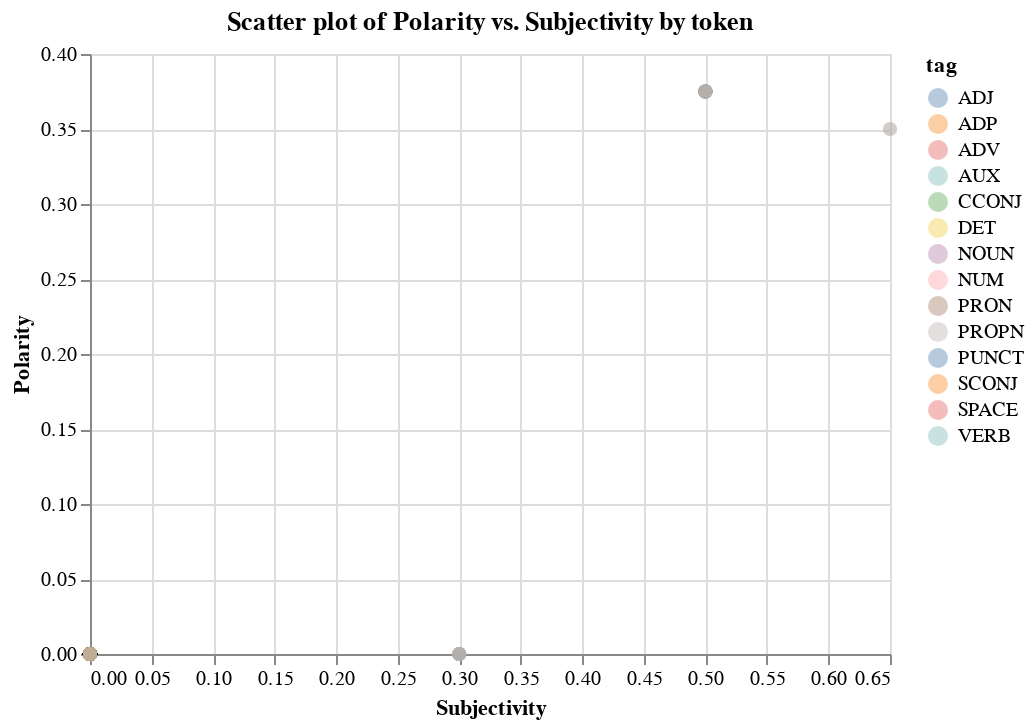

This figure's notebook cell:
### Code cell
# plot
alt.Chart(df).mark_circle(opacity=.4, size=50).encode(
    alt.X('subjectivity', title="Subjectivity"),
    alt.Y('polarity', title="Polarity"),
    alt.Color('tag'),
    tooltip=['token','polarity','subjectivity']
).properties(
    title="Scatter plot of Polarity vs. Subjectivity by token"
)
# Polarity score are a float within the range -1.0 (negative) to
# 1.0 (positive), and subjectivity from 0.0 to 1.0

### Figure 1 — Vega-Lite specification as saved in the notebook (floating-point values rounded to 4 significant figures; data arrays with more than 128 entries replaced by an {"elided": "..."} marker saying what was removed)
{"config": {"view": {"continuousWidth": 400, "continuousHeight": 300}}, "data": {"name": "data-7d39982b57415e3166c16f6d28415964"}, "mark": {"type": "circle", "opacity": 0.4, "size": 50}, "encoding": {"color": {"field": "tag", "type": "nominal"}, "tooltip": [{"field": "token", "type": "nominal"}, {"field": "polarity", "type": "quantitative"}, {"field": "subjectivity", "type": "quantitative"}], "x": {"field": "subjectivity", "title": "Subjectivity", "type": "quantitative"}, "y": {"field": "polarity", "title": "Polarity", "type": "quantitative"}}, "title": "Scatter plot of Polarity vs. Subjectivity by token", "$schema": "https://vega.github.io/schema/vega-lite/v4.17.0.json", "datasets": {"data-7d39982b57415e3166c16f6d28415964": {"elided": "2228 records"}}}
